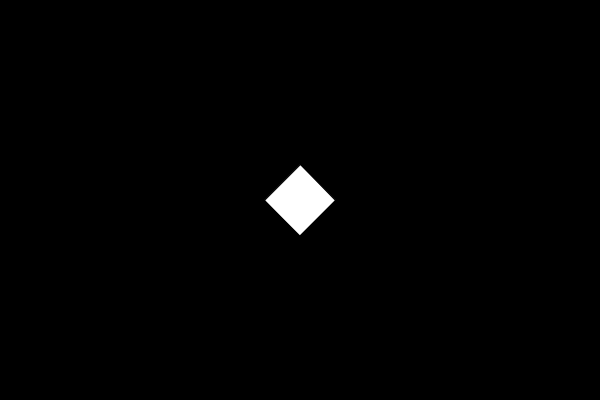
Frame 1 (no input)
Frame 60 (the mouse pressed at the canvas centre just before this capture): identical to frame 1, image omitted
Frame 120 (the mouse held since frame 60 and released just before this capture): identical to frame 1, image omitted

The Processing sketch that drew this single still picture (run headless with seeded random() and noise(); from frame 60 on, the mouse is pressed at the canvas centre):

// Processing sketch: rect_rotate1
// ── rect_rotate1.pde
float x = 300;
float y = 200;
void setup() {
  size(600,400);
}

void draw() {
    background(0);
    fill(255);
    rectMode(CENTER);
    translate(x,y);
    float rad = radians(45);
    rotate(rad);
    rect(0,0,50,50);
}
